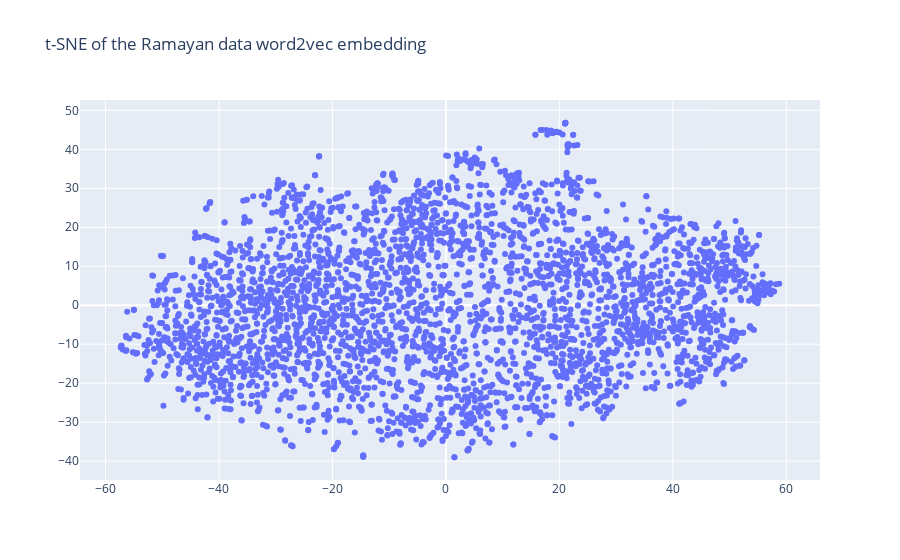

The notebook cell this image was saved under:
### Code cell
#Visualize embeddings with TSNE and Plotly
import plotly.graph_objs as go
fig = go.Figure()
trace = go.Scatter(x=x_vals,y=y_vals,mode='markers',text=labels)
fig.add_trace(trace=trace)
fig.update_layout(title="t-SNE of the Ramayan data word2vec embedding")
fig.show()

### Figure 1 — Plotly figure (JSON) as saved in the notebook; plotly's stock layout.template omitted (floating-point values rounded to 4 significant figures; data arrays with more than 128 entries replaced by an {"elided": "..."} marker saying what was removed)
{"data": [{"mode": "markers", "text": {"elided": "3630 str values"}, "type": "scatter", "x": {"elided": "3630 float values"}, "y": {"elided": "3630 float values"}}], "layout": {"title": {"text": "t-SNE of the Ramayan data word2vec embedding"}}}
